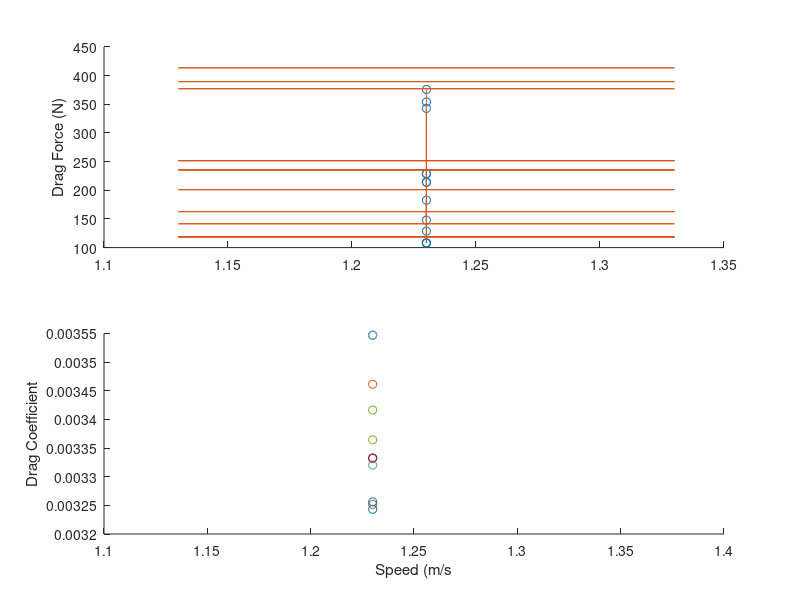

Recreate this plot in MATLAB. (Note: this script raises an error after producing the figure.)
% Calculate whale drag coefficients for all whales for ARK entanglement
% cases
% Age at first entanglement gives length and weight (Moore et al 2004)
% width-to-length ratios from Fortune et al 2012.

% length, m
% Moore et al. 2005 length at age relationship (NOT FORTUNE)
Age = [20; 18; 8; 7; 3; 8; 7; 17; 2; 1; 1; 5; 1];
l = 1011.033+320.501*log10(Age); % MOORE ET AL 2004
d_max=0.21*l+38.63;
l = l/100; d_max = d_max/100; % convert to m

% speed, ms-1 % ONLY ESTIMATING AT 1.23 M/S
U = 1.23;
% kinematic viscosity of seawater, m2s-1
v = 10^-6;

% calculate reynolds number
Re = (l*U)./v;

% coefficient of friction [Eqn. 4]
Cf = 0.072*Re.^(-1/5);

% seawater density kg/m^3
rho = 1025;

% estimated whale mass
% Moore et al. 2005 weight at age relationship (NOT FORTUNE)
M = 3169.39+1773.666*Age;

% estimated wetted surface area
Sw = 0.08*M.^0.65;

% max diameter of body, m
% Fortune et al. 2012, width to length relationship from photogrammetry
% (NOT NECROPSY)
d = (38.63+0.21*l*100)/100;

% Fineness Ratio
FR = l./d;

% drag augmentation factor for oscillation, = 3 as per Frank Fish, pers comm
k = 1.5;
% appendages
g = 1.3;

% calculate drag coefficient [Eqn 5]
whaleCD0 = Cf.*(1+1.5*(d./l).^(3/2) + 7*(d./l).^3);

% calculate drag force on the whale body (N)
whaleDf = (1/2)*rho*(U.^2)*Sw.*whaleCD0*g*k;
whaleDf_lower = whaleDf*0.9;
whaleDf_upper = whaleDf*1.1; % error for oscillation: use 1.35 to 1.65

% back-calculate Cd
whaleCD = (2*whaleDf)./(rho*(U.^2)*Sw);

% plot on figure
figure(2); clf
subplot(211); hold on
plot(repmat(U,length(Age),1),whaleDf,'o')
errorbar(repmat(1.23,length(Age),1),whaleDf,whaleDf-whaleDf_upper,whaleDf-whaleDf_lower)
ylabel('Drag Force (N)')

subplot(212); hold on
plot(U,whaleCD0,'o')
xlabel('Speed (m/s'); ylabel('Drag Coefficient')
adjustfigurefont

%% for each ARK whale case
% get parameters for entangling gear attachment points
% pt = location of attachment point [m]
% A = frontal area of attachment points [m^2]
% p = height of protuberance at each attachment [m]
load('ARKcase_pApt')

for i = 1:13;
    % calculate width
    [width,stations] = bodywidth(l(i));
    
    % obtain boundary layer dimensions
    BL = bndry_layer(width,d(i),stations);
    
    % calculate interference drag
    [DI(i,:),DI_upper(i,:),DI_lower(i,:)] = interferenceDrag(pt(i,:),A(i,:),p(i,:),BL,stations);
end

%% add gear drag estimates
TOWDRAGest_ARKcases

% total drag = whaleDf + DI + gear
Dtot = whaleDf + DI(:,8) + meas'; 

%% plot all components
figure(6); hold on
% plot whale
h1 = plot(U,whaleDf,'o','color',[0 0.40 0.7]); % whale
% plot interference drag
h2 = plot(U,DI(:,8),'o','color',[0.494 0.184 0.556]); 
% plot gear drag
h3 = plot(U,meas','o','color',[0.829 0.594 0.025]); 

% add to whale and gear drag
Dtot_lower = whaleDf_lower + DI_lower(:,8) + meas';
Dtot_upper = whaleDf_upper + DI_upper(:,8) + meas';

% plot total entangled whale with lower and upper bounds
plot(U,Dtot,'o','color',[0.65 0.65 0.65])
plot(U,Dtot_lower,'^','color',[0.65 0.65 0.65])
plot(U,Dtot_upper,'v','color',[0.65 0.65 0.65])

box on
xlabel('Speed (m/s)'); ylabel('Drag (N)')
adjustfigurefont
[legh,objh,outh,outm] = legend('Whale Drag','Interference Drag',...
    'Gear Drag','Total Whale + Gear','Location','NW');
set(objh,'linewidth',2);
ylim([0 2500])

% cd /Users/julievanderhoop/Documents/MATLAB/TOW/AnalysisFigs/Paper
% print('GearDrag_Fig7.eps','-depsc','-r300')

%% drag contribution of each case
clear bardata
bardata(1,:) = whaleDf;
bardata(2,:) = DI(:,8);
bardata(3,:) = meas;
[B,I] = sort(Age); % sort by Age
% sort_bardata = bardata(:,I); % reform data matrix

% gear to total body
contrib = sum(bardata(2:3,:))./bardata(1,:);
whales = {'Eg 1238  ','Eg 1427  ','Eg 1971  ','Eg 2027  ','Eg 2151  ',...
    'Eg 2223  ','Eg 2427  ','Eg 2470  ','Eg 2753  ','Eg 3120  ','Eg 3392  ',...
    'Eg 3420  ','Eg 3821  '};

% set up anonymous functions
stackedbar = @(x, A) bar(x, A, 'stack');
dots = @(x, y) plot(x, y, 'bo', 'Markersize', 15,'MarkerFaceColor','b');
triangles = @(x, y) plot(x, y, 'b^', 'Markersize', 15,'Markerfacecolor','b');

fate = [1; 0; 0; 0; 1; 0; 0; 0; 0; 0; 0; 0; 0]; % 0 alive; 1 died. Sorted in this order. Whales that died are 2151 and 1238

% plot
figure(99); clf; hold on
[ax, h1, h2] = plotyy(1:13, bardata', 1:13, L,stackedbar,dots);
% [ax, h1, h2] = plotyy(find(flt == 1), bardata(:,flt == 1)', find(flt == 1), L(flt==1),stackedbar,triangles);
xticklabel_rotate(1:13,90,whales,'FontSize',14)
ylabel('Drag (N)')
axes(ax(2)); hold on
plot(find(fate == 1),1,'rs', 'Markersize', 15,'MarkerFaceColor','r') % fate
myC= [0 0 0; 0.5 0.5 0.5; 1 1 1];
colormap(myC)
ylabel('Total Line on Animal (m)')
adjustfigurefont

print('DragContribution_ARK.tif','-dtiff','-r300')

%%

% figure(99)
% plot(sort(Age),contrib,'o')
% fitcontrib =  fit(Age,contrib,'exp1')
% w = linspace(min(Age),max(Age));
% line(w,feval(fitcontrib,w),'Color','k')

